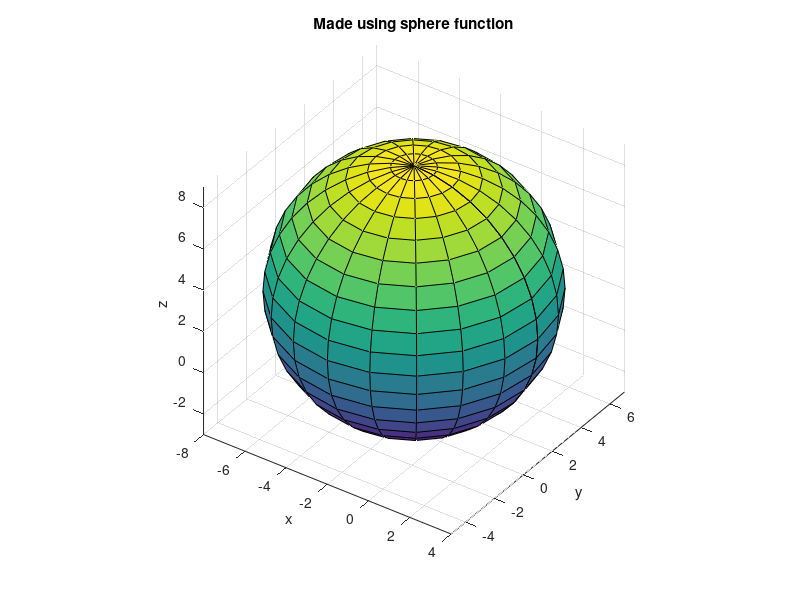
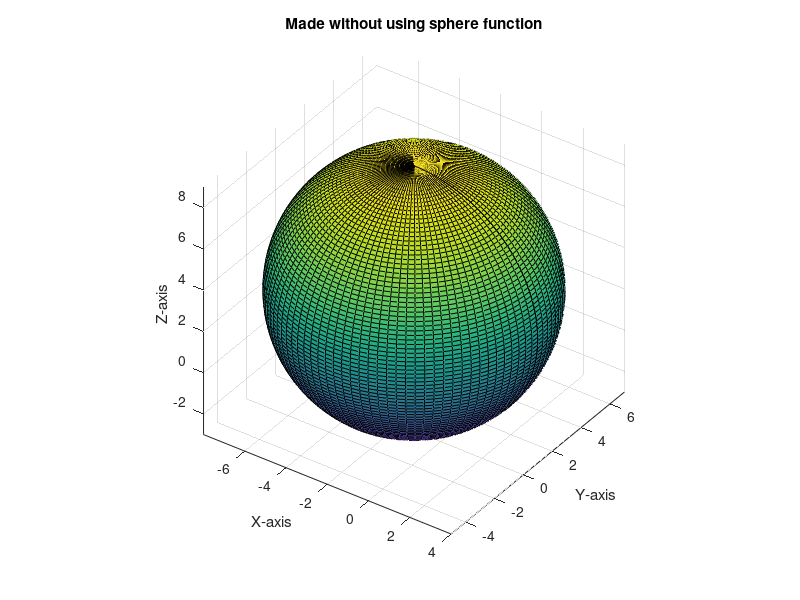

Source code (MATLAB) for these figures, in order:
clc
clear
[x, y, z] = sphere();
r = 6;

x = 6 * x - 2;
y = 6 * y + 1;
z = 6 * z + 3;

figure;
surf(x, y, z);
xlabel('x');
ylabel('y');
zlabel('z');
title('Made using sphere function');
axis equal;
grid on;
view(35, 35);

theta = linspace(0, 2*pi, 100);
phi = linspace(0, pi, 100);
[Theta, Phi] = meshgrid(theta, phi);

X = r * sin(Phi) .* cos(Theta) - 2;
Y = r * sin(Phi) .* sin(Theta) + 1;
Z = r * cos(Phi) + 3;

figure;
surf(X, Y, Z);
axis equal;
grid on;
xlabel('X-axis');
ylabel('Y-axis');
zlabel('Z-axis');
title('Made without using sphere function');
view(35, 35);
